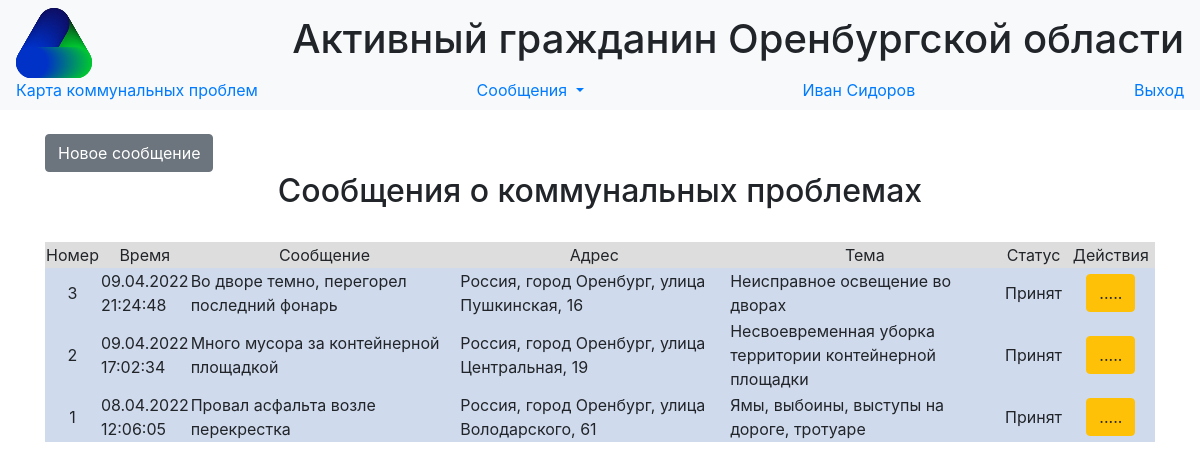
The app's page /calls (signed in), older data.
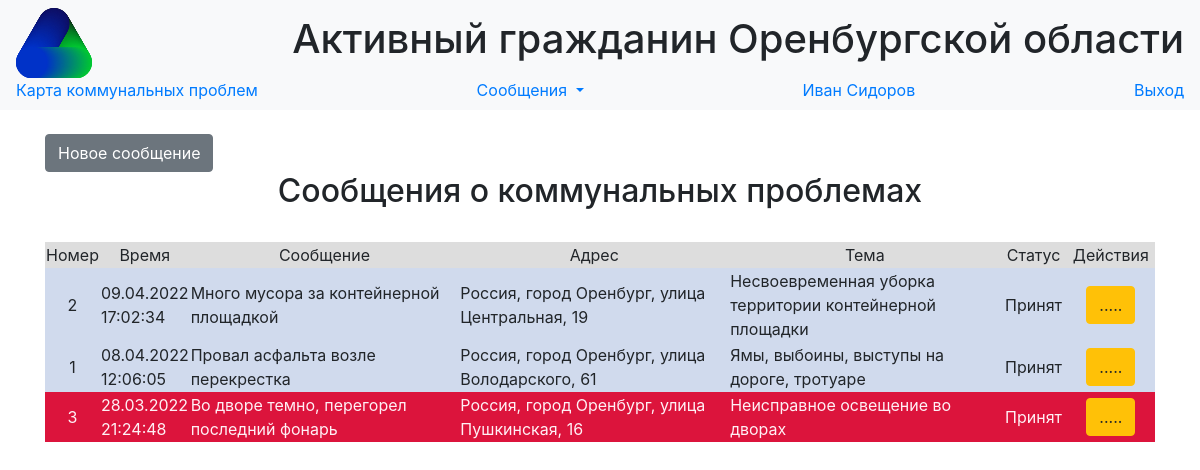
The same page, newer data.
### data/users.py (models this page shows, shortened)
class User(SqlAlchemyBase, UserMixin,SerializerMixin):
    __tablename__ = 'users'
    id = sqlalchemy.Column(sqlalchemy.Integer,
                           primary_key=True, autoincrement=True)
    surname = sqlalchemy.Column(sqlalchemy.String, nullable=True)
    name = sqlalchemy.Column(sqlalchemy.String, nullable=True)
    position = sqlalchemy.Column(sqlalchemy.String, nullable=True)
    locality = sqlalchemy.Column(sqlalchemy.String, nullable=True)
    email = sqlalchemy.Column(sqlalchemy.String,
                              index=True, unique=True, nullable=True)
    hashed_password = sqlalchemy.Column(sqlalchemy.String, nullable=True)
    modified_date = sqlalchemy.Column(sqlalchemy.DateTime,
                                      default=datetime.datetime.now)

### data/calls.py (models this page shows, shortened)
class Call(SqlAlchemyBase, SerializerMixin):
    __tablename__ = 'calls'
    id = sqlalchemy.Column(sqlalchemy.Integer,
                           primary_key=True, autoincrement=True)
    message = sqlalchemy.Column(sqlalchemy.String, nullable=True)
    address = sqlalchemy.Column(sqlalchemy.String, nullable=True)
    point = sqlalchemy.Column(sqlalchemy.String, nullable=True)
    service = sqlalchemy.Column(sqlalchemy.String, nullable=True)
    status = sqlalchemy.Column(sqlalchemy.String, nullable=True)
    call_time = sqlalchemy.Column(sqlalchemy.DateTime,
                                  default=datetime.datetime.utcnow())
    finish_time = sqlalchemy.Column(sqlalchemy.DateTime,
                                    nullable=True)
    answer = sqlalchemy.Column(sqlalchemy.String, nullable=True)

### main.py (the view)
@app.route('/calls')
@login_required
def calls():
    db_sess = db_session.create_session()
    calls = db_sess.query(Call).order_by(desc(Call.call_time)).all()
    db_sess.commit()
    return render_template('calls.html', calls=calls, time_now=datetime.datetime.today())

### data/db_session.py (called while the page is built)
def create_session() -> Session:
    global __factory
    return __factory()

### main.py (called while the page is built)
@login_manager.user_loader
def load_user(user_id):
    db_sess = db_session.create_session()
    return db_sess.query(User).get(user_id)

### templates/calls.html (shortened to what this page needs)
{% extends "base.html" %}
{% block content %}
{% set STATUSES  = {"received": "Принят", "serviced": "Выполняется", "finished":  "Завершен"} %}
<br>
{% if current_user.is_authenticated %}
    <a href="/add_call" class="btn btn-secondary">Новое сообщение</a>
{% endif %}
<br>
<h2 align="center">Сообщения о коммунальных проблемах</h2>
<br>
<div class="table_container">
    <table class="my_table">
        <tr class="my_row">
            <td class="title" width="2%" bgcolor="#dddddd" align="center">Номер</td>
            <td class="title" width="5%" bgcolor="#dddddd" align="center">Время</td>
            <td class="title" width="25%" bgcolor="#dddddd" align="center">Сообщение</td>
            <td class="title" width="25%" bgcolor="#dddddd" align="center">Адрес</td>
            <td class="title" width="25%" bgcolor="#dddddd" align="center">Тема</td>
            <td class="title" width="6%" bgcolor="#dddddd" align="center">Статус</td>
            <td class="title" width="8%" bgcolor="#dddddd" align="center">Действия</td>
        </tr>
        {% for call in calls %}
            {% if (time_now - call.call_time).days >= 10 and call.status != "finished" %}
                {%  set color = "#dc143c" %}
                {% set text_color = "#FFF0F5" %}
            {% else %}
                {% set color = "#d0daed"  %}
                {% set text_color = "ffffff" %}
            {% endif %}
        <tr class="my_row">
            <td class="ordinary" bgcolor ={{color}} align="center" style="color:{{text_color}}">{{ call.id }}</td>
            <td class="ordinary" bgcolor ={{color}} style="color:{{text_color}}">{{ moment(call.call_time).format("DD.MM.YYYY HH:mm:ss") }}</td>
            <td class="ordinary" bgcolor ={{color}} style="color:{{text_color}}">{{ call.message }}</td>
            <td class="ordinary" bgcolor ={{color}} style="color:{{text_color}}">
                <span class="ymaps-geolink">
                        {{ call.address }}
                </span>
            </td>
            <td class="ordinary" bgcolor ={{color}} style="color:{{text_color}}">
                {{ call.service }}
            </td>
            <td class="ordinary" bgcolor ={{color}} align="center" style="color:{{text_color}}">{{ STATUSES[call.status] }}</td>
            <td class="ordinary" bgcolor ={{color}} align="center" style="color:{{text_color}}">
                {% if current_user.is_authenticated %}
                <div>       <a href="/calls/{{ call.id }}" class="btn btn-warning">.....</a>
                </div>
                {% endif %}
            </td>
        </tr>
        {% endfor %}
    </table>
</div>
{% endblock %}

### templates/base.html (shortened to what this page needs)
<!DOCTYPE html>
<html lang="en">
<head>
    <link rel="stylesheet" href="../static/css/bootstrap.min.css">
    <link rel="stylesheet" type="text/css" href="../static/css/style.css" />
</head>
  <body>
    <header>
      <nav class="navbar navbar-light bg-light">
          <img src="/static/favicon.svg" height = "70px">
          <h1>Активный гражданин Оренбургской области </h1>
          <a class="nav-brand" href="/map">Карта коммунальных проблем</a>
          {% if current_user.is_authenticated %}
          <div class="nav-item dropdown">
          <a class="nav-brand dropdown-toggle" href="#" id="navbarDropdownMenuLink" role="button"
             data-toggle="dropdown" aria-haspopup="true" aria-expanded="false"> Сообщения </a>
          </div>
          <a class="navbar-link" href="/users/{{current_user.id}}">{{current_user.name}} {{current_user.surname}}</a>
          <a class="navbar-link" href="/logout">Выход</a>
          {% else %}
            <p>
                <a class="btn btn-success" href="/login">Войти</a>
                <a class="btn btn-primary " href="/register">Зарегистрироваться</a>
            </p>
          {% endif %}
      </nav>
    </header>
    <main role="main" class="container">
        {% block content %}
        {% endblock %}
    </main>
  </body>
</html>

Row changes from the older to the newer data that the page shows:
changed Call "Во дворе темно, перегорел последний фонарь": call_time "09.04.2022 21:24:48" → "28.03.2022 21:24:48"; moves down the list
